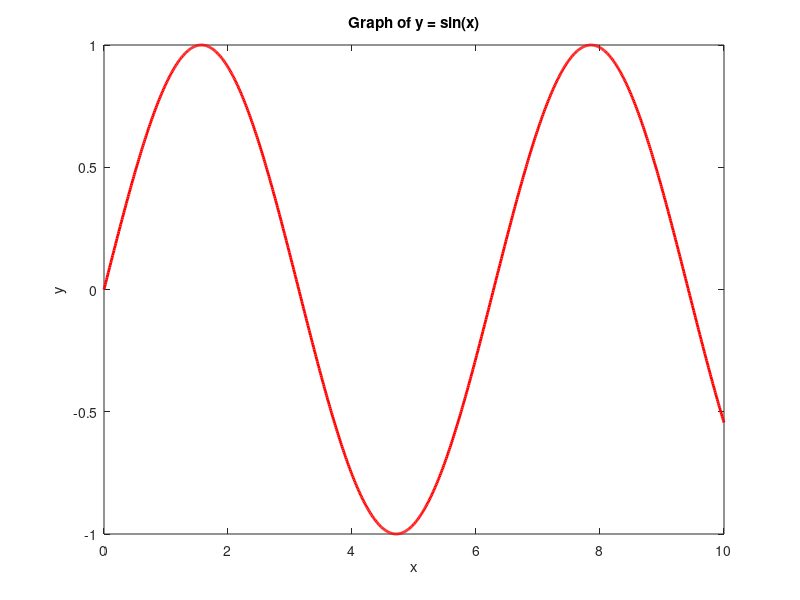

Write MATLAB code to recreate this figure.
figure;
x = 0 : 0.01 : 10;
y = sin(x);
plot(x, y, 'linewidth',2 , 'color', 'red');
xlabel('x');
ylabel('y');
title('Graph of y = sin(x)');
